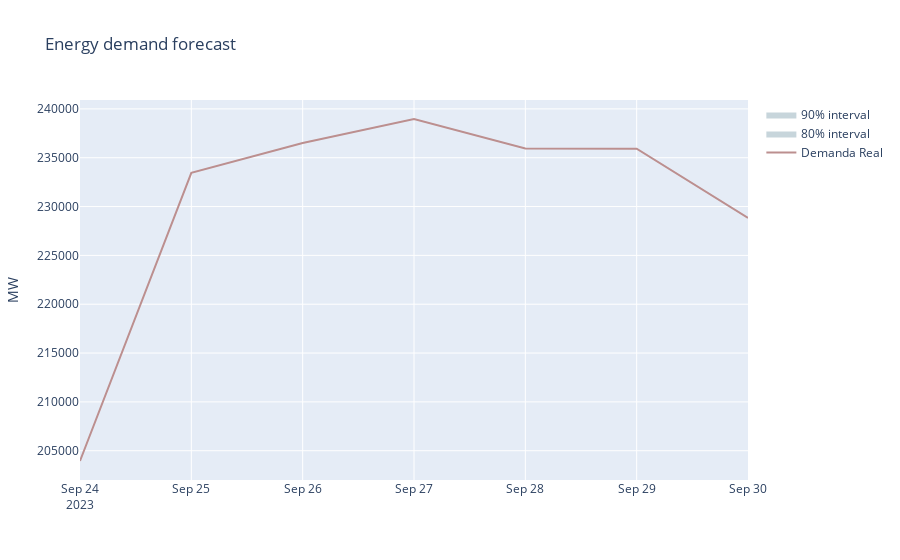

The notebook cell this image was saved under:
### Code cell
import plotly.graph_objects as go

fig = go.Figure()

# Agrega la serie 'Demanda Real' con el color #bc8f8f
fig.add_trace(go.Scatter(
    x=datos_test.loc[fin_validacion:].index,
    y=datos_test.loc[fin_validacion:, 'Demanda_SIN'],
    mode='lines',
    name='Demanda Real',
    line=dict(color='#bc8f8f')
))

# Agrega la banda de intervalo entre predictions_q10 y predictions_q90 con el color especificado
fig.add_trace(go.Scatter(
    x=datos_test.loc[fin_validacion:].index,
    y=predictions_q10,
    mode='lines',
    line=dict(width=0),
    fill='tonexty',
    fillcolor='rgba(185, 203, 211, 0.8)',  # Cambio de color aquí
    name='80% interval'
))

# Agrega la banda de intervalo entre predictions_q10 y predictions_q90 con el color especificado
fig.add_trace(go.Scatter(
    x=datos_test.loc[fin_validacion:].index,
    y=predictions_q90,
    mode='lines',
    line=dict(width=0),
    fill='tonexty',
    fillcolor='rgba(185, 203, 211, 0.8)',  # Cambio de color aquí
    name='90% interval'
))

# Estilo y diseño del gráfico
fig.update_layout(
    title='Energy demand forecast',
    yaxis_title='MW',
    xaxis_title='',
    yaxis_tickformat='SI',  # Formato de notación de ingeniería
)

# Mostrar el gráfico
fig.show()

### Figure 1 — Plotly figure (JSON) as saved in the notebook; plotly's stock layout.template omitted (floating-point values rounded to 4 significant figures)
{"data": [{"line": {"color": "#bc8f8f"}, "mode": "lines", "name": "Demanda Real", "type": "scatter", "x": ["2023-09-24T00:00:00", "2023-09-25T00:00:00", "2023-09-26T00:00:00", "2023-09-27T00:00:00", "2023-09-28T00:00:00", "2023-09-29T00:00:00", "2023-09-30T00:00:00"], "y": [203900.0, 233500.0, 236500.0, 239000.0, 235900.0, 235900.0, 228800.0]}, {"fill": "tonexty", "fillcolor": "rgba(185, 203, 211, 0.8)", "line": {"width": 0}, "mode": "lines", "name": "80% interval", "type": "scatter", "x": ["2023-09-24T00:00:00", "2023-09-25T00:00:00", "2023-09-26T00:00:00", "2023-09-27T00:00:00", "2023-09-28T00:00:00", "2023-09-29T00:00:00", "2023-09-30T00:00:00"], "y": [[206900.0], [225500.0], [227900.0], [221200.0], [219600.0], [218000.0], [221300.0]]}, {"fill": "tonexty", "fillcolor": "rgba(185, 203, 211, 0.8)", "line": {"width": 0}, "mode": "lines", "name": "90% interval", "type": "scatter", "x": ["2023-09-24T00:00:00", "2023-09-25T00:00:00", "2023-09-26T00:00:00", "2023-09-27T00:00:00", "2023-09-28T00:00:00", "2023-09-29T00:00:00", "2023-09-30T00:00:00"], "y": [[211300.0], [228400.0], [232800.0], [231300.0], [233200.0], [233400.0], [221300.0]]}], "layout": {"title": {"text": "Energy demand forecast"}, "xaxis": {"title": {"text": ""}}, "yaxis": {"tickformat": "SI", "title": {"text": "MW"}}}}
